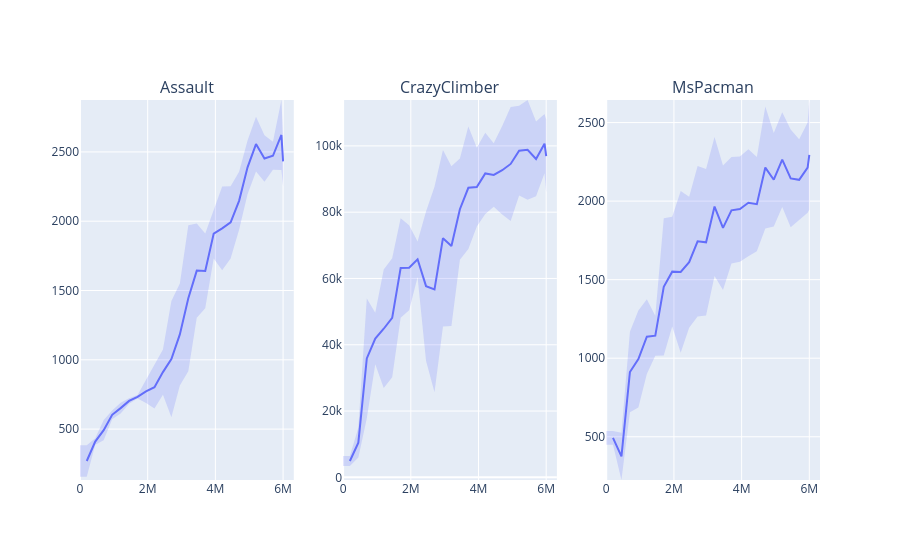

This figure's notebook cell:
### Code cell
envs = res_df["env"].unique()

fig = make_subplots(
    rows=1,
    cols=len(envs),
    column_titles=[*envs],
)

for col, env in enumerate(envs, 1):
    dfs = []
    for _, test in res_df[res_df["env"] == env].iterrows():
        df = scalars.read(test["path"])
        df = df[df["tag"] == "val/mean_ep_ret"]
        df["index"] = np.arange(len(df))
        dfs.append(df)
    df = pd.concat(dfs)

    g = df.groupby("index")
    avg_df = pd.DataFrame.from_records(
        {
            "score_mean": g["value"].mean(),
            "score_std": g["value"].std(),
            "step": g["step"].median(),
        }
    )

    color = next(make_color_iter())
    for trace in err_line(
        x=avg_df["step"],
        y=avg_df["score_mean"],
        std=avg_df["score_std"],
        color=color,
    ):
        fig.add_trace(trace, row=1, col=col)

fig
